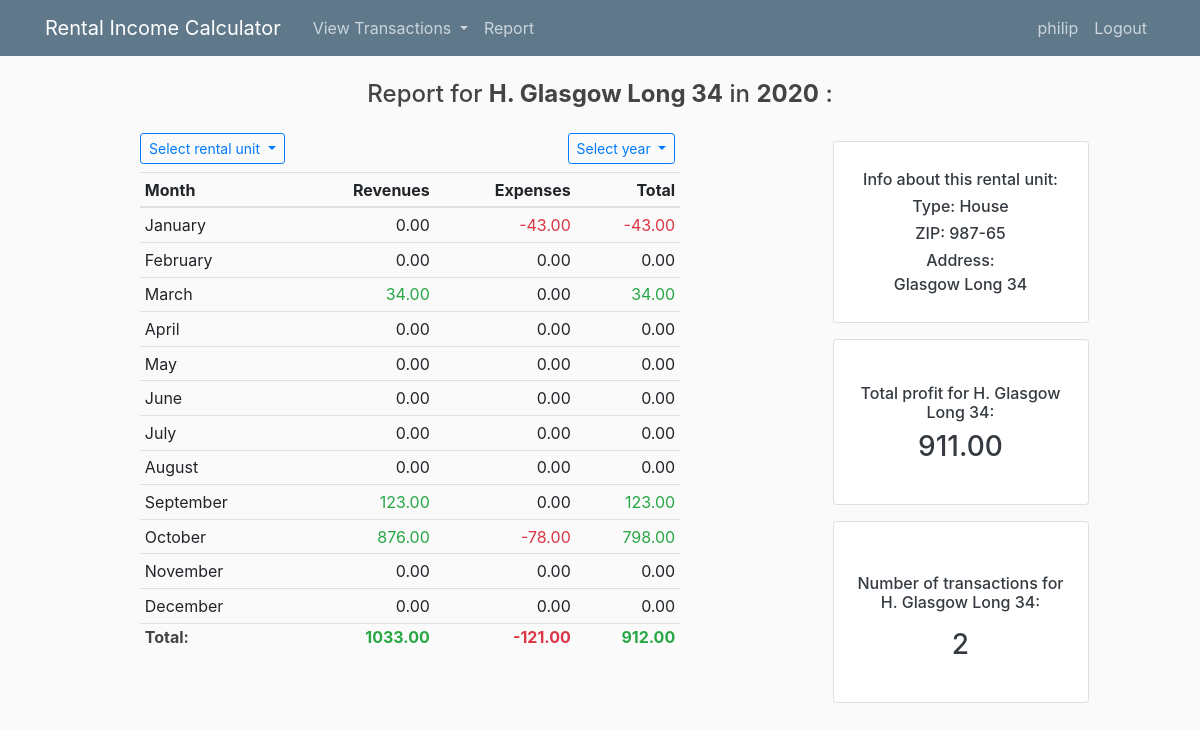
The app's page /report/2020/6/ (signed in) with its own data.
### calculator/models.py (models this page shows, shortened)
class RentalUnit(models.Model):
	owner = models.ForeignKey(User, on_delete = models.CASCADE)
	RENTAL_TYPES = (
	    ('A','Apartment'),
	    ('G','Garage'),
	    ('H','House'),
	)
	rental_unit_type = models.CharField(max_length=1, choices=RENTAL_TYPES)
	address_city = models.CharField(max_length = 50)
	address_street = models.CharField(max_length = 50)
	address_zip_code = models.CharField(max_length = 10)
	address_number = models.CharField(max_length = 10)
	class Meta:
		ordering = ['address_city','address_street','address_number']
	def get_address(self):
		return " ".join([self.address_city, self.address_street, self.address_number])
	def __str__(self):
		return " ".join([self.rental_unit_type+".", self.address_city, self.address_street, self.address_number])

### calculator/views.py (the view)
# urls.py: path('report/<int:year>/<int:pk>/', views.ReportSingleRU, name='calculator-report'),
@login_required
def ReportSingleRU(request, year, pk):
	context = {'title': "Report"}
	context['rental_units'] = RentalUnit.objects.filter(owner = request.user)
	context["rental_units_count"] = RentalUnit.objects.filter(owner = request.user).count()
	context['rental'] = RentalUnit.objects.get(pk=pk)
	context["this_year"] = year
	def recursiveTransactionQuerySet(rentals, transaction_set):
		return transaction_set.filter(rental_unit_id__in = context['rental_units'])
	total_transactions_count = recursiveTransactionQuerySet(context['rental_units'],Transaction.objects.all()).count()
	context["transactions_count"] = total_transactions_count
	transactions = Transaction.objects.filter(rental_unit_id = context['rental']).order_by('-transaction_date')
	context["this_transactions_count"] = transactions.count()
	context["months"] = ["January","February","March","April","May","June","July","August","September","October","November","December",]
	def createlist():
		l = []
		for row in range(12):
			l.append([0.0,0.0,0.0])
		return l
	transactions_years = {year:createlist()}
	transactions_years_total = {year:[0.0,0.0,0.0]}
	years = set()
	this_total_profit = 0.0
	for transaction in transactions:
		year = transaction.transaction_date.year
		years.add(year)
		month = transaction.transaction_date.month - 1
		if year not in transactions_years.keys():
			transactions_years[year] = createlist()  # total/months, rev/exp/tot
			transactions_years_total[year] = [0.0,0.0,0.0]
		amount = transaction.amount
		trans_type = transaction.transaction_type
		if trans_type == 'R':
			transactions_years[year][month][0] += float(amount)
			transactions_years[year][month][2] += float(amount)
			transactions_years_total[year][0] += float(amount)
			transactions_years_total[year][2] += float(amount)
			this_total_profit += float(amount)
		else:
			transactions_years[year][month][1] -= float(amount)
			transactions_years[year][month][2] -= float(amount)
			transactions_years_total[year][1] -= float(amount)
			transactions_years_total[year][2] -= float(amount)
			this_total_profit -= float(amount)
	context['this_total_profit'] = this_total_profit
	context['transactions_years_total'] = transactions_years_total
	context['transactions_years'] = transactions_years
	context['years'] = sorted(list(years))[::-1]
	return render(request, 'calculator/report.html', context)

### calculator/templatetags/calculator_extras.py (called while the page is built)
@register.filter
def get_value(dictionary, key):
    return dictionary.get(key)

@register.filter
def get_value_by_index(l, index):
    return l[index]

### calculator/templates/calculator/report.html (shortened to what this page needs)
{% extends 'calculator/base.html' %}
{% load calculator_extras %}
{% block content %}
<div class="pb-3 text-center">
	<h4>
	Report for
	<strong>{% if rental%}{{rental}}{%else%}all rental units{%endif%}</strong>
	in
	<strong>{{this_year}}</strong>
	:
	</h4>
</div>
<div class='row'>
	<div class="col offset-1 col-6">
		<div class="mb-2">
			<div class='row'>
				<div class="col col-4">
					<div class="dropdown">
					  <a class="btn btn-outline-primary btn-sm dropdown-toggle" href="#" role="button" id="dropdownMenuLink" data-toggle="dropdown" aria-haspopup="true" aria-expanded="false">
					    Select rental unit
					  </a>
					</div>
				</div>
				<div class="col offset-5 col-3">
					<div class="dropdown">
					  <a class="btn btn-outline-primary btn-sm dropdown-toggle" href="#" role="button" id="dropdownMenuLink" data-toggle="dropdown" aria-haspopup="true" aria-expanded="false">
					    Select year
					  </a>
					</div>
				</div>
			</div>
		</div>
		<table class="table table-hover  table-sm">
		  <thead>
		    <tr>
		      <th scope="col" class= "text">Month</th>
		      <th scope="col" class= "text text-right">Revenues</th>
		      <th scope="col" class= "text text-right">Expenses</th>
		      <th scope="col" class= "text text-right">Total</th>
		    </tr>
		  </thead>
		  <tbody>
		  {% for row in transactions_years|get_value:this_year %}
		    <tr>
	    		<td class="text">{{months|get_value_by_index:forloop.counter0}}</td>
	    		{% if row.0 > 0 %}
		    		<td class="text text-success text-right">{{row.0|floatformat:2}}</td>
	    		{% else %}
	    			<td class="text text-right">{{row.0|floatformat:2}}</td>
    			{% endif %}
	    		{% if row.1 < 0 %}
	    			<td class="text text-danger text-right">{{row.1|floatformat:2}}</td>
	    		{% else %}
	    			<td class="text text-right">{{row.1|floatformat:2}}</td>
	    		{% endif %}
	    		{% if row.2 > 0 %}
		    		<td class="text text-success text-right">{{row.2|floatformat:2}}</td>
	    		{% elif row.2 < 0  %}
	    			<td class="text text-danger text-right">{{row.2|floatformat:2}}</td>
	    		{% else %}
	    			<td class="text text-right">{{row.2|floatformat:2}}</td>
	    		{% endif %}
		    </tr>
		  {% endfor %}
		  	<tr>
		  		<td class="text"><h6><strong>Total:</strong></h6></td>
	    	{% for value in transactions_years_total|get_value:this_year %}
	    		{% if value > 0 %}
	    		<td class="text text-right"><h6 ><strong class="text-success">{{value|floatformat:2}}</strong></h6></td>
	    		{% elif value < 0 %}
	    		<td class="text text-right"><h6 ><strong class="text-danger">{{value|floatformat:2}}</strong></h6></td>
	    		{% else %}
	    		<td class="text text-right"><h6><strong>{{value|floatformat:2}}</strong></h6></td>
	    		{% endif %}
	    	{% endfor %}
	    	</tr>
		  </tbody>
		</table>
	</div>
	<div class="col col-5 my-2">
		<div class="mx-auto" style="width: 200px;">
			{% if rental %}
				<div class="pb-3">
					<div class="card" style="width: 16rem">
					  <div class="card-body mb-1">
					  	<h6 class="card-title my-2 text-center text-dark">
					    	Info about this rental unit:
					    </h6>
					    <h6 class="card-title my-2 text-center text-dark">
					    	Type: {{rental.get_rental_unit_type_display}}
					    </h6>
					    <h6 class="card-title my-2 text-center text-dark">
					    	ZIP: {{rental.address_zip_code}}
					    </h6>
					    <h6 class="card-title my-1 text-center text-dark">
					    	Address:
					    </h6>
					    <h6 class="card-title my-1 text-center text-dark">
					    	{{rental.get_address}}
					    </h6>
					  </div>
					</div>
				</div>
				<div class="pb-3">
					<div class="card" style="width: 16rem">
					  <div class="card-body my-3">
					    <h6 class="card-subtitle my-2 text-dark text-center">Total profit for {{rental}}:</h6>
					    <h3 class="card-title my-1 text-center text-dark">{{this_total_profit|floatformat:2}}</h3>
					  </div>
					</div>
				</div>
				<div class="pb-3">
					<div class="card" style="width: 16rem">
					  <div class="card-body my-3">
					    <h6 class="card-subtitle my-3 text-dark text-sm text-center">Number of transactions for {{rental}}:</h6>
					    <h3 class="card-title my-1 text-center text-dark">{{rental_units_count}}</h3>
					  </div>
					</div>
				</div>
			{% endif%}
		</div>
	</div>
</div>
{% endblock content %}

### calculator/templates/calculator/base.html (shortened to what this page needs)
{% load static %}
{% now "Y" as current_year %}
<!DOCTYPE html>
<html>
<head>
    <link rel="stylesheet" href="https://stackpath.bootstrapcdn.com/bootstrap/4.5.0/css/bootstrap.min.css">
    <link rel="stylesheet" type="text/css" href=" {% static 'calculator/main.css' %}">
</head>
<body>
	<header class="site-header">
	  <nav class="navbar navbar-expand-md navbar-dark bg-steel fixed-top">
	    <div class="container">
	      <a class="navbar-brand mr-4" href="{% url 'calculator-transactions' %}">Rental Income Calculator</a>
	      <div class="collapse navbar-collapse" id="navbarToggle">
	        <div class="navbar-nav mr-auto">
	        	{% if user.is_authenticated %}
	          		<li class="nav-item dropdown">
				        <a class="nav-link dropdown-toggle" href="#" id="navbarDropdown" role="button" data-toggle="dropdown" aria-haspopup="true" aria-expanded="false">
				          View Transactions
				        </a>
				      </li>
	          		<a class="nav-item nav-link" href="{% url 'calculator-report' current_year %}">Report</a>
	          	{% endif %}
	        </div>
	        <div class="navbar-nav">
	          {% if user.is_authenticated %}
	          	<a class="nav-item nav-link" href="{% url 'calculator-transactions'%}">{{user.username}}</a>
	          	<a class="nav-item nav-link" href="{% url 'logout'%}">Logout</a>
	          {% else %}
	          	<a class="nav-item nav-link" href="{% url 'login'%}">Login</a>
	          	<a class="nav-item nav-link" href="{% url 'register'%}">Register</a>
	          {% endif %}
	        </div>
	      </div>
	    </div>
	  </nav>
	</header>
	<main role="main" class="container">
	  <div class="row">
	    <div class="col-md-12">
	      	{% block content %}{% endblock %}
	    </div>
	  </div>
	</main>
</body>
</html>

### calculator/static/calculator/main.css (style rules this page uses)
body { background: #fafafa; color: #333333; margin-top: 5rem; }
h1, h2, h3, h4, h5, h6 { color: #444444; }
.bg-steel { background-color: #5f788a; }
.site-header .navbar-nav .nav-link { color: #cbd5db; }

### records on screen
RentalUnit: rental_unit_type+address_city+address_street "H. Glasgow Long 34", rental_unit_type "House", address_zip_code "987-65", get_address "Glasgow Long 34"

### other values on screen
{{ user.username }} "philip"
{{ this_year }} "2020"
{{ months|get_value_by_index:forloop.counter0 }} "January" "February" "March" "April" "May" "June" "July" "August" "September" "October" "November" "December"
{{ row.0|floatformat:2 }} "0.00" "0.00" "0.00" "0.00" "0.00" "0.00" "0.00" "0.00" "0.00"
{{ row.1|floatformat:2 }} "-43.00" "-78.00"
{{ row.2|floatformat:2 }} "-43.00"
{{ row.1|floatformat:2 }} "0.00" "0.00" "0.00" "0.00" "0.00" "0.00" "0.00" "0.00" "0.00" "0.00"
{{ row.2|floatformat:2 }} "0.00" "0.00" "0.00" "0.00" "0.00" "0.00" "0.00" "0.00"
{{ row.0|floatformat:2 }} "34.00" "123.00" "876.00"
{{ row.2|floatformat:2 }} "34.00" "123.00" "798.00"
{{ value|floatformat:2 }} "1033.00" "912.00"
{{ value|floatformat:2 }} "-121.00"
{{ this_total_profit|floatformat:2 }} "911.00"
{{ rental_units_count }} "2"
